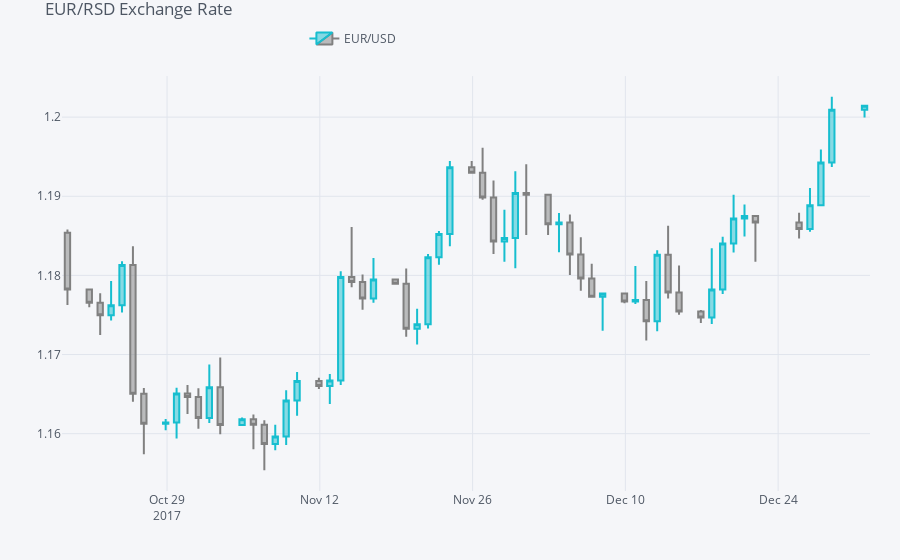

This figure's notebook cell:
### Code cell
plyo.iplot(
    qf.iplot(asFigure=True),
    # image = 'png',
    filename='qf_01'
)
